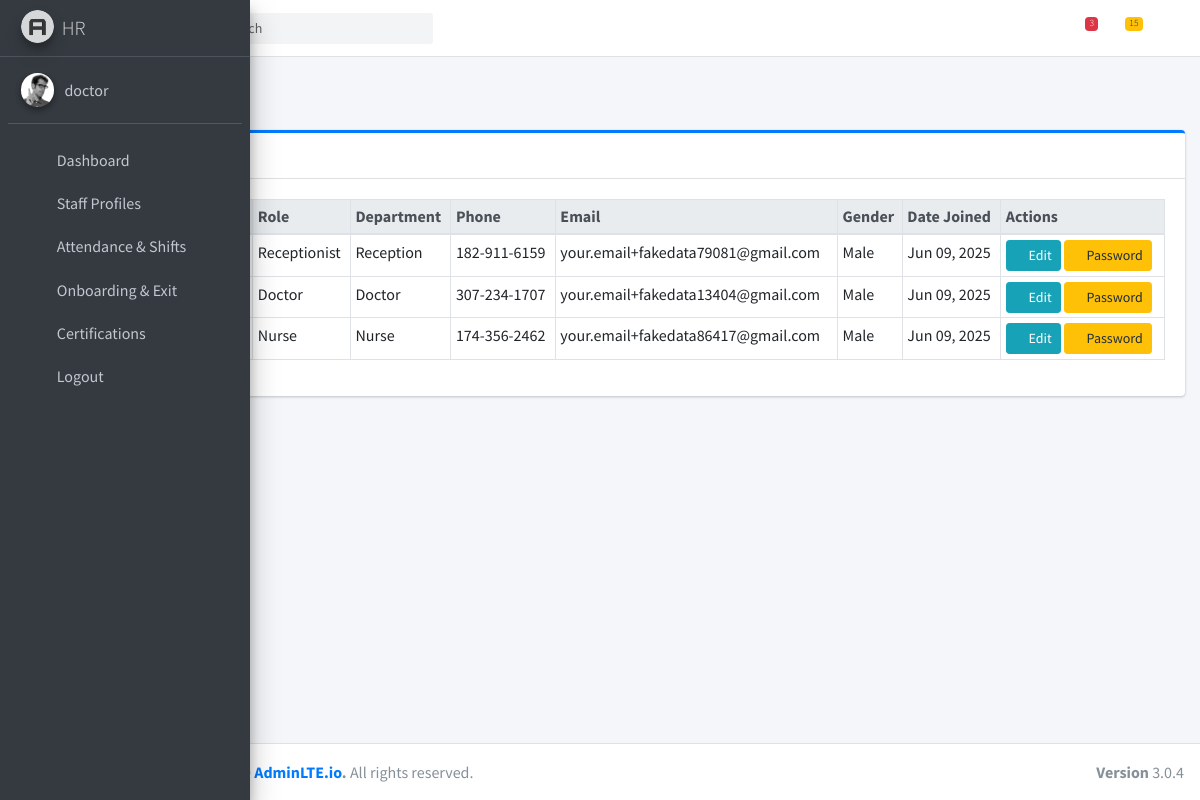
The page /hr/staff_profile/ (signed in) on the database its author committed.
### hospapp/models.py (models this page shows, shortened)
class Staff(models.Model):
    ROLE_CHOICES = [
        ('account', 'Account'),
        ('admin', 'Administrator'),
        ('doctor', 'Doctor'),
        ('hr', 'HR'),
        ('lab', 'Lab Technician'),
        ('nurse', 'Nurse'),
        ('pharmacy', 'Pharmacy'),
        ('receptionist', 'Receptionist'),
    ]
    GENDER_CHOICES = [('M', 'Male'), ('F', 'Female')]
    user = models.OneToOneField(User, on_delete=models.CASCADE)
    address = models.TextField(blank=True, null=True)
    date_joined = models.DateField(default=timezone.now)
    department = models.ForeignKey(Department, on_delete=models.SET_NULL, null=True, blank=True)
    gender = models.CharField(max_length=1, choices=GENDER_CHOICES, default='M')
    phone_number = models.CharField(max_length=15, blank=True)
    photo = models.ImageField(upload_to='profile_photos/', blank=True, null=True)
    role = models.CharField(max_length=20, choices=ROLE_CHOICES)

class Department(models.Model):
    name = models.CharField(max_length=100, unique=True)

### hospapp/views.py (the view)
# urls.py: path('hr/staff_profile/', views.staff_profiles, name='staff_profiles'),
@login_required(login_url='home')
def staff_profiles(request):
    staff_list = Staff.objects.select_related('user', 'department').all()
    departments = Department.objects.all()
    context = {
        'staff_list': staff_list,
        'departments': departments,
    }
    return render(request, 'hr/staff_profiles.html', context)

### hospapp/templates/hr/staff_profiles.html (shortened to what this page needs)
{% extends "hr/base.html" %}
{% block content %}
<div class="content-header">
  <div class="container-fluid">
    <div class="row mb-2">
      <div class="col-sm-6">
        <h1 class="m-0 text-dark">Staff Profiles</h1>
      </div>
    </div>
  </div>
</div>
<section class="content">
  <div class="container-fluid">
    <div class="card card-outline card-primary">
      <div class="card-header">
        <h3 class="card-title">Staff Records</h3>
      </div>
      <div class="card-body">
        <div class="table-responsive">
          <table class="table table-bordered table-sm">
            <thead class="thead-light">
              <tr>
                <th scope="col">#</th>
                <th scope="col">Name</th>
                <th scope="col">Role</th>
                <th scope="col">Department</th>
                <th scope="col">Phone</th>
                <th scope="col">Email</th>
                <th scope="col">Gender</th>
                <th scope="col">Date Joined</th>
                <th scope="col">Actions</th>
              </tr>
            </thead>
            <tbody>
              {% for staff in staff_list %}
              <tr data-staff-id="{{ staff.id }}">
                <th scope="row">{{ forloop.counter }}</th>
                <td class="staff-name">{{ staff.user.first_name }} {{ staff.user.last_name }}</td>
                <td class="staff-role">{{ staff.get_role_display }}</td>
                <td class="staff-department">{% if staff.department %}{{ staff.department.name }}{% else %}&mdash;{% endif %}</td>
                <td class="staff-phone">{{ staff.phone_number|default:"&mdash;" }}</td>
                <td class="staff-email">{{ staff.user.email|default:"&mdash;" }}</td>
                <td class="staff-gender">{{ staff.get_gender_display }}</td>
                <td class="staff-date-joined">{{ staff.date_joined|date:"M d, Y" }}</td>
                <td>
                  <button type="button" class="btn btn-sm btn-info" data-toggle="modal" data-target="#editStaffModal{{ staff.id }}" aria-label="Edit {{ staff.user.first_name }} {{ staff.user.last_name }}">
                    <i class="fas fa-edit"></i> Edit
                  </button>
                  <button type="button" class="btn btn-sm btn-warning" data-toggle="modal" data-target="#changePasswordModal{{ staff.id }}" aria-label="Change Password for {{ staff.user.first_name }} {{ staff.user.last_name }}">
                    <i class="fas fa-key"></i> Password
                  </button>
                </td>
              </tr>
              {% empty %}
              <tr>
                <td colspan="9" class="text-center text-muted">No staff found.</td>
              </tr>
              {% endfor %}
            </tbody>
          </table>
        </div>
      </div>
    </div>
  </div>
</section>
{% endblock %}

### hospapp/templates/hr/base.html (shortened to what this page needs)
{% load static %}
<!DOCTYPE html>
<html>
<head>
    <link rel="stylesheet" href="{% static 'plugins/fontawesome-free/css/all.min.css' %}">
    <link rel="stylesheet" href="https://code.ionicframework.com/ionicons/2.0.1/css/ionicons.min.css">
    <link rel="stylesheet" href="{% static 'dist/css/adminlte.min.css' %}">
    <link href="{% static 'plugins/bootstrap-icons/bootstrap-icons.css' %}" rel="stylesheet">
</head>
<body class="hold-transition sidebar-mini sidebar-collapse">
    <div class="wrapper">
        <nav class="main-header navbar navbar-expand navbar-white navbar-light">
            <ul class="navbar-nav">
                <li class="nav-item">
                    <a class="nav-link" data-widget="pushmenu" href="#" role="button"></a>
                </li>
                <li class="nav-item d-none d-sm-inline-block">
                    <a href="{% url 'hr' %}" class="nav-link">Home</a>
                </li>
            </ul>
            <form class="form-inline ml-3">
                <div class="input-group input-group-sm">
                    <input class="form-control form-control-navbar" type="search" placeholder="Search"
                        aria-label="Search">
                    <div class="input-group-append">
                        <button class="btn btn-navbar" type="submit">
                            <i class="fas fa-search"></i>
                        </button>
                    </div>
                </div>
            </form>
            <ul class="navbar-nav ml-auto">
                <li class="nav-item dropdown">
                    <a class="nav-link" data-toggle="dropdown" href="#">
                        <i class="far fa-comments"></i>
                        <span class="badge badge-danger navbar-badge">3</span>
                    </a>
                </li>
                <li class="nav-item dropdown">
                    <a class="nav-link" data-toggle="dropdown" href="#">
                        <span class="badge badge-warning navbar-badge">15</span>
                    </a>
                </li>
                <li class="nav-item">
                    <a class="nav-link" data-widget="control-sidebar" data-slide="true" href="#" role="button">
                        <i class="fas fa-th-large"></i>
                    </a>
                </li>
            </ul>
        </nav>
        <aside class="main-sidebar sidebar-dark-primary elevation-4">
            <a href="{% url 'hr' %}" class="brand-link">
                <img src="{% static 'dist/img/AdminLTELogo.png' %}" alt="AdminLTE Logo"
                    class="brand-image img-circle elevation-3" style="opacity: .8">
                <span class="brand-text font-weight-light">HR</span>
            </a>
            <div class="sidebar">
                <div class="user-panel mt-3 pb-3 mb-3 d-flex">
                    <div class="image">
                        <img src="{% static 'dist/img/user2-160x160.jpg' %}" class="img-circle elevation-2"
                            alt="User Image">
                    </div>
                    <div class="info">
                        <a href="#" class="d-block">{{ user.username }}</a>
                    </div>
                </div>
                <nav class="mt-2">
                    <ul class="nav nav-pills nav-sidebar flex-column" data-widget="treeview" role="menu"
                        data-accordion="false">
                        <li class="nav-item">
                            <a href="{% url 'hr' %}" class="nav-link">
                                <i class="nav-icon fas fa-users"></i>
                                <p>Dashboard</p>
                            </a>
                        </li>
                        <li class="nav-item">
                            <a href="{% url 'staff_profiles' %}" class="nav-link">
                                <i class="nav-icon fas fa-user-tie"></i>
                                <p>Staff Profiles</p>
                            </a>
                        </li>
                        <li class="nav-item">
                            <a href="{% url 'staff_attendance_shift' %}" class="nav-link">
                                <i class="nav-icon fas fa-calendar-check"></i>
                                <p>Attendance & Shifts</p>
                            </a>
                        </li>
                        <li class="nav-item">
                            <a href="{% url 'staff_transitions' %}" class="nav-link">
                                <i class="nav-icon fas fa-user-plus"></i>
                                <p>Onboarding & Exit</p>
                            </a>
                        </li>
                        <li class="nav-item">
                            <a href="{% url 'staff_certifications' %}" class="nav-link">
                                <i class="nav-icon fas fa-id-badge"></i>
                                <p>Certifications</p>
                            </a>
                        </li>
                        <li class="nav-item has-treeview">
                            <a href="{% url 'logout' %}" class="nav-link">
                                <i class="nav-icon fas fa-lock-open"></i>
                                <p>Logout</p>
                            </a>
                        </li>
                    </ul>
                </nav>
            </div>
        </aside>
        <div class="content-wrapper">
            {% block content %}
            {% endblock %}
        </div>
        <footer class="main-footer">
            <div class="float-right d-none d-sm-block">
                <b>Version</b> 3.0.4
            </div>
            <strong>Copyright &copy; 2014-2019 <a href="http://adminlte.io">AdminLTE.io</a>.</strong> All rights
            reserved.
        </footer>
    </div>
</body>
</html>

### rows shown on the page
Staff: role "Receptionist", department.name "Reception", phone_number "182-911-6159", user.email "your.email+fakedata79081@gmail.com", gender "Male", date_joined "Jun 09, 2025"
Staff: role "Doctor", department.name "Doctor", phone_number "307-234-1707", user.email "your.email+fakedata13404@gmail.com", gender "Male", date_joined "Jun 09, 2025"
Staff: role "Nurse", department.name "Nurse", phone_number "174-356-2462", user.email "your.email+fakedata86417@gmail.com", gender "Male", date_joined "Jun 09, 2025"

### other values the page prints
{{ user.username }} "doctor"
